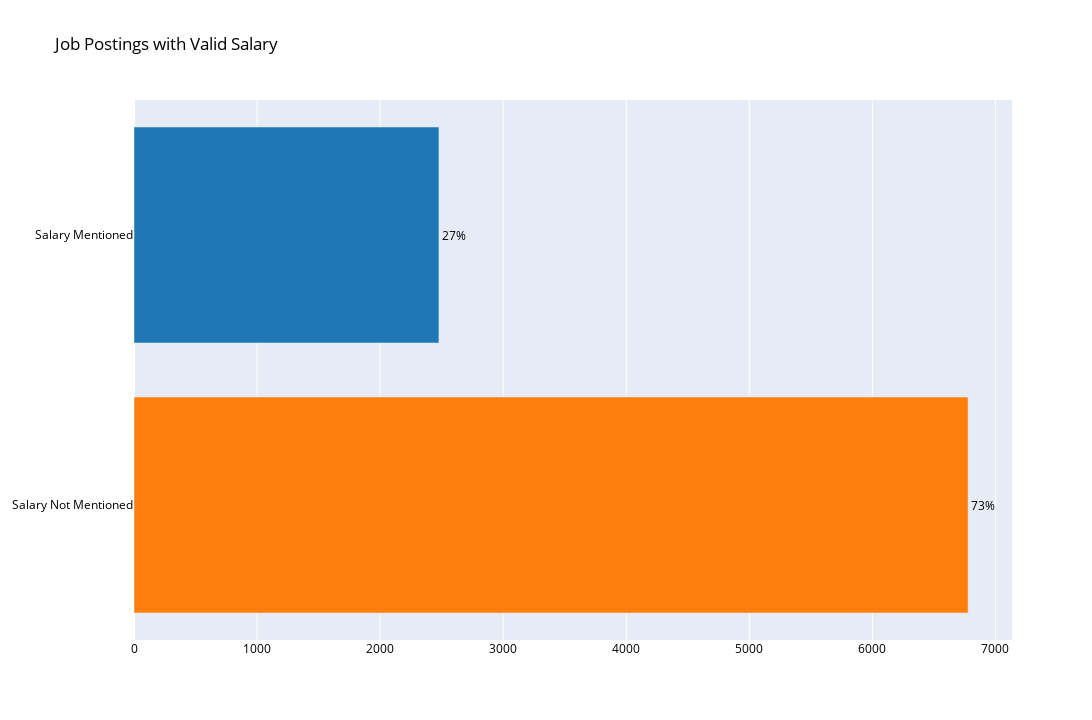

The cell this chart's notebook holds for it:
### Code cell
import plotly.graph_objects as go
# show the skills, languages or qualifications
val_count  = pd.DataFrame(df['has_valid_salary'].value_counts())
# add percentage as a new column 
val_count['percentage'] = val_count['has_valid_salary'].apply(lambda x: round(x/val_count['has_valid_salary'].sum()*100,1))
# produce same graph using go
fig = go.Figure(data=[go.Bar(y=val_count.index, x=val_count['has_valid_salary'], 
                            orientation='h', text=val_count['percentage'], 
                            textposition='outside', 
                            showlegend=False, 
                            texttemplate='%{text:.2s}%', 
                            marker_color=['#ff7f0e','#1f77b4'])
                            ])
# increase the font size and make it black and bold
fig.update_layout(font=dict(size=12, color='black'))

# set the title
fig.update_layout(title_text='Job Postings with Valid Salary')

# set size to 1280 x 720
fig.update_layout(width=1280, height=720)

### Figure 1 — Plotly figure (JSON) as saved in the notebook; plotly's stock layout.template omitted (floating-point values rounded to 4 significant figures)
{"data": [{"marker": {"color": ["#ff7f0e", "#1f77b4"]}, "orientation": "h", "showlegend": false, "text": [73.2, 26.8], "textposition": "outside", "texttemplate": "%{text:.2s}%", "type": "bar", "x": [6778, 2478], "y": ["Salary Not Mentioned", "Salary Mentioned"]}], "layout": {"font": {"color": "black", "size": 12}, "height": 720, "title": {"text": "Job Postings with Valid Salary"}, "width": 1280}}
